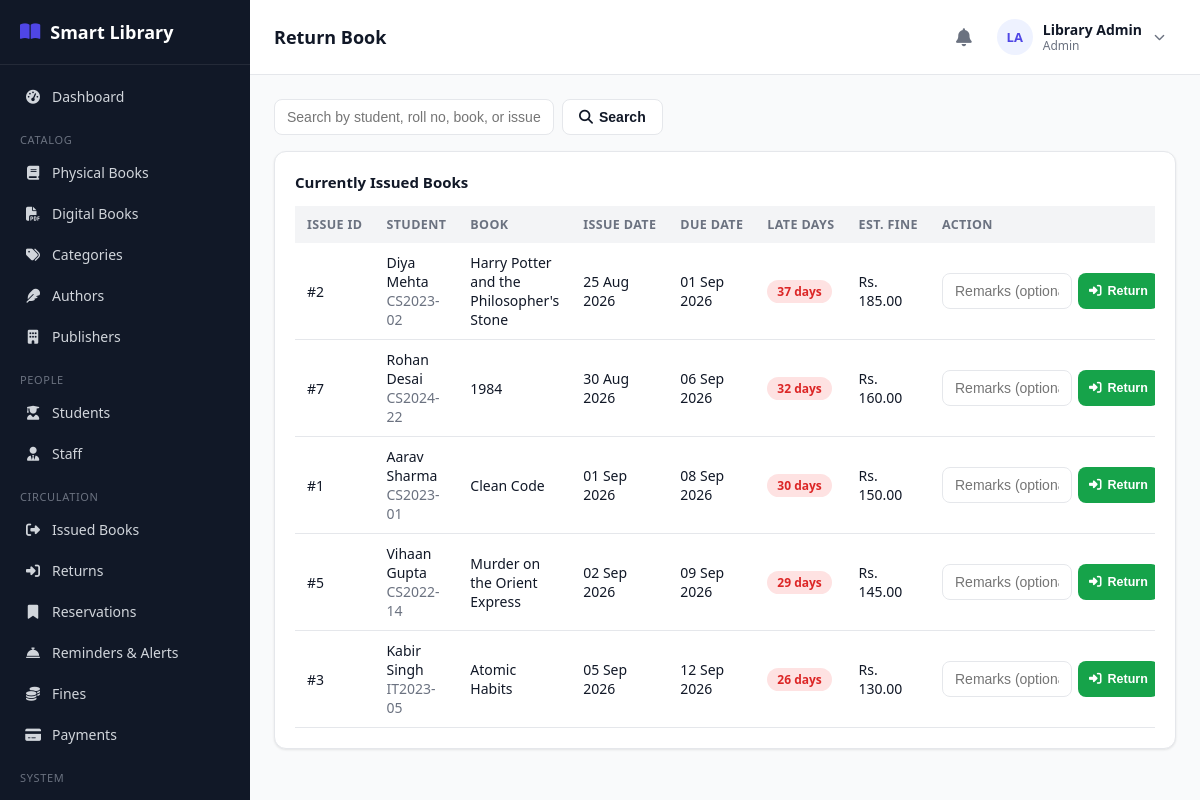
/librarian/return-book.php (signed in), run on the app's committed database.
### tables this page shows
CREATE TABLE book_issues (
    id INT AUTO_INCREMENT PRIMARY KEY,
    student_id INT NOT NULL,
    book_id INT NOT NULL,
    issued_by INT DEFAULT NULL,           
    issue_date DATE NOT NULL,
    due_date DATE NOT NULL,
    return_date DATE DEFAULT NULL,
    status ENUM('issued','returned','overdue','lost') NOT NULL DEFAULT 'issued',
    created_at TIMESTAMP DEFAULT CURRENT_TIMESTAMP,
    FOREIGN KEY (student_id) REFERENCES students(id) ON DELETE CASCADE,
    FOREIGN KEY (book_id) REFERENCES books(id) ON DELETE CASCADE,
    FOREIGN KEY (issued_by) REFERENCES users(id) ON DELETE SET NULL
);

CREATE TABLE users (
    id INT AUTO_INCREMENT PRIMARY KEY,
    name VARCHAR(120) NOT NULL,
    email VARCHAR(150) NOT NULL UNIQUE,
    password VARCHAR(255) NOT NULL,
    role ENUM('admin','librarian','student') NOT NULL,
    phone VARCHAR(20) DEFAULT NULL,
    photo VARCHAR(255) DEFAULT NULL,
    status ENUM('active','inactive') NOT NULL DEFAULT 'active',
    reset_token VARCHAR(255) DEFAULT NULL,
    reset_expires DATETIME DEFAULT NULL,
    created_at TIMESTAMP DEFAULT CURRENT_TIMESTAMP,
    updated_at TIMESTAMP DEFAULT CURRENT_TIMESTAMP ON UPDATE CURRENT_TIMESTAMP
);

CREATE TABLE students (
    id INT AUTO_INCREMENT PRIMARY KEY,
    user_id INT NOT NULL,
    roll_number VARCHAR(40) NOT NULL UNIQUE,
    course VARCHAR(100) DEFAULT NULL,
    department VARCHAR(100) DEFAULT NULL,
    year VARCHAR(20) DEFAULT NULL,
    division VARCHAR(20) DEFAULT NULL,
    address VARCHAR(255) DEFAULT NULL,
    registration_date DATE NOT NULL,
    max_books INT NOT NULL DEFAULT 3,
    created_at TIMESTAMP DEFAULT CURRENT_TIMESTAMP,
    updated_at TIMESTAMP DEFAULT CURRENT_TIMESTAMP ON UPDATE CURRENT_TIMESTAMP,
    FOREIGN KEY (user_id) REFERENCES users(id) ON DELETE CASCADE
);

CREATE TABLE books (
    id INT AUTO_INCREMENT PRIMARY KEY,
    isbn VARCHAR(30) NOT NULL UNIQUE,
    title VARCHAR(200) NOT NULL,
    author_id INT DEFAULT NULL,
    category_id INT DEFAULT NULL,
    publisher_id INT DEFAULT NULL,
    publication_year YEAR DEFAULT NULL,
    edition VARCHAR(30) DEFAULT NULL,
    language VARCHAR(40) DEFAULT 'English',
    pages INT DEFAULT NULL,
    price DECIMAL(10,2) DEFAULT 0.00,
    shelf_number VARCHAR(30) DEFAULT NULL,
    total_copies INT NOT NULL DEFAULT 1,
    available_copies INT NOT NULL DEFAULT 1,
    description TEXT DEFAULT NULL,
    image VARCHAR(255) DEFAULT NULL,
    status ENUM('active','inactive') NOT NULL DEFAULT 'active',
    created_at TIMESTAMP DEFAULT CURRENT_TIMESTAMP,
    updated_at TIMESTAMP DEFAULT CURRENT_TIMESTAMP ON UPDATE CURRENT_TIMESTAMP,
    FOREIGN KEY (author_id) REFERENCES authors(id) ON DELETE SET NULL,
    FOREIGN KEY (category_id) REFERENCES categories(id) ON DELETE SET NULL,
    FOREIGN KEY (publisher_id) REFERENCES publishers(id) ON DELETE SET NULL,
    INDEX idx_title (title),
    INDEX idx_isbn (isbn)
);

### includes/functions.php (called while the page is built, shortened)
<?php
function e($value) {
    return htmlspecialchars($value ?? '', ENT_QUOTES, 'UTF-8');
}
function getSettings($pdo) {
    static $settings = null;
    if ($settings === null) {
        $stmt = $pdo->query("SELECT * FROM library_settings LIMIT 1");
        $settings = $stmt->fetch() ?: [
            'borrow_period_days' => 7, 'fine_per_day' => 5, 'max_fine' => 200,
            'grace_period_days' => 0, 'max_books_per_student' => 3, 'reservation_valid_days' => 3,
            'library_name' => 'Smart Library',
        ];
    }
    return $settings;
}
function calculateFine($lateDays, $settings) {
    $grace = (int)($settings['grace_period_days'] ?? 0);
    $billableDays = max(0, $lateDays - $grace);
    $fine = $billableDays * (float)$settings['fine_per_day'];
    $max = (float)$settings['max_fine'];
    return $max > 0 ? min($fine, $max) : $fine;
}
function fmtDate($date) {
    return date('d M Y', strtotime($date));
}

### librarian/return-book.php (the view, shortened to what this page needs)
<?php
require_once __DIR__ . '/../config/database.php';
require_once __DIR__ . '/../includes/functions.php';
require_once __DIR__ . '/../includes/auth-check.php';
$settings = getSettings($pdo);
$search = trim($_GET['q'] ?? '');
$where = "WHERE bi.status IN ('issued','overdue')";
$params = [];
$stmt = $pdo->prepare("
    SELECT bi.*, b.title, s.roll_number, u.name student_name,
        DATEDIFF(CURDATE(), bi.due_date) late_days
    FROM book_issues bi
    JOIN books b ON b.id = bi.book_id
    JOIN students s ON s.id = bi.student_id
    JOIN users u ON u.id = s.user_id
    $where ORDER BY bi.due_date ASC");
$stmt->execute($params);
$activeIssues = $stmt->fetchAll();
include __DIR__ . '/../includes/header.php';
?>
<div class="table-toolbar">
    <form method="GET" class="flex gap-2">
        <input type="text" name="q" class="form-control" style="width:280px;" placeholder="Search by student, roll no, book, or issue ID..." value="<?= e($search) ?>">
        <button class="btn btn-outline" type="submit"><i class="fa-solid fa-magnifying-glass"></i> Search</button>
    </form>
</div>
<div class="card">
    <h3>Currently Issued Books</h3>
    <?php if (!$activeIssues): ?>
        <div class="empty-state"><i class="fa-solid fa-circle-check"></i>No matching active issues found.</div>
    <?php else: ?>
    <div class="table-wrap">
        <table class="data-table">
            <thead><tr><th>Issue ID</th><th>Student</th><th>Book</th><th>Issue Date</th><th>Due Date</th><th>Late Days</th><th>Est. Fine</th><th>Action</th></tr></thead>
            <tbody>
            <?php foreach ($activeIssues as $r):
                $late = max(0, (int)$r['late_days']);
                $estFine = calculateFine($late, $settings);
            ?>
                <tr>
                    <td>#<?= $r['id'] ?></td>
                    <td><?= e($r['student_name']) ?><br><span class="text-muted"><?= e($r['roll_number']) ?></span></td>
                    <td><?= e($r['title']) ?></td>
                    <td><?= fmtDate($r['issue_date']) ?></td>
                    <td><?= fmtDate($r['due_date']) ?></td>
                    <td><?= $late > 0 ? '<span class="badge badge-red">' . $late . ' days</span>' : '<span class="badge badge-green">On time</span>' ?></td>
                    <td><?= $estFine > 0 ? 'Rs. ' . number_format($estFine, 2) : '—' ?></td>
                    <td>
                        <form method="POST" style="display:flex; gap:6px;">
                            <input type="text" name="remarks" class="form-control btn-sm" placeholder="Remarks (optional)" style="width:130px;">
                            <button class="btn btn-sm btn-success" type="submit"><i class="fa-solid fa-right-to-bracket"></i> Return</button>
                        </form>
                    </td>
                </tr>
            <?php endforeach; ?>
            </tbody>
        </table>
    </div>
    <?php endif; ?>
</div>
<?php include __DIR__ . '/../includes/footer.php'; ?>

### assets/css/style.css (style rules this page uses)
:root { --primary: #4f46e5; --primary-dark: #4338ca; --primary-light: #eef2ff; --success: #16a34a; --success-light: #dcfce7; --warning: #ca8a04; --warning-light: #fef9c3; --danger: #dc2626; --danger-light: #fee2e2; --gray: #6b7280; --gray-light: #f3f4f6; --border: #e5e7eb; --text: #111827; --text-muted: #6b7280; --bg: #f9fafb; --white: #ffffff; --sidebar-w: 250px; --radius: 12px; --shadow: 0 1px 3px rgba(0,0,0,0.06), 0 1px 2px rgba(0,0,0,0.04); }
* { box-sizing: border-box; }
body { margin: 0; font-family: 'Segoe UI', system-ui, -apple-system, Roboto, sans-serif; background: var(--bg); color: var(--text); font-size: 15px; }
.card { background: var(--white); border: 1px solid var(--border); border-radius: var(--radius); box-shadow: var(--shadow); padding: 20px; }
.card h3 { margin: 0 0 14px; font-size: 15px; font-weight: 700; }
.btn { display: inline-flex; align-items: center; gap: 6px; padding: 9px 16px; border-radius: 8px; border: 1px solid transparent; font-size: 14px; font-weight: 600; cursor: pointer; text-decoration: none; }
.btn-outline { background: #fff; border-color: var(--border); color: var(--text); }
.btn-success { background: var(--success); color: #fff; }
.btn-sm { padding: 5px 10px; font-size: 12.5px; }
.form-control { width: 100%; padding: 9px 12px; border: 1px solid var(--border); border-radius: 8px; font-size: 14px; background: #fff; color: var(--text); }
.table-wrap { overflow-x: auto; }
table.data-table { width: 100%; border-collapse: collapse; font-size: 14px; }
.data-table th { text-align: left; padding: 10px 12px; background: var(--gray-light); font-weight: 700; font-size: 12.5px; text-transform: uppercase; letter-spacing: 0.03em; color: var(--text-muted); white-space: nowrap; }
.data-table td { padding: 10px 12px; border-bottom: 1px solid var(--border); vertical-align: middle; }
.table-toolbar { display: flex; justify-content: space-between; align-items: center; margin-bottom: 16px; gap: 12px; flex-wrap: wrap; }
.badge { padding: 3px 10px; border-radius: 999px; font-size: 12px; font-weight: 700; display: inline-block; }
.badge-red { background: var(--danger-light); color: var(--danger); }
.text-muted { color: var(--text-muted); }
.flex { display: flex; }
.gap-2 { gap: 8px; }

### data on the page
book_issues: id "2", users.name "Diya Mehta", student.roll_number "CS2023-02", book.title "Harry Potter and the Philosopher's Stone", issue_date "25 Aug 2026", due_date "01 Sep 2026", late "37", estFine "185.00"
book_issues: id "7", users.name "Rohan Desai", student.roll_number "CS2024-22", book.title "1984", issue_date "30 Aug 2026", due_date "06 Sep 2026", late "32", estFine "160.00"
book_issues: id "1", users.name "Aarav Sharma", student.roll_number "CS2023-01", book.title "Clean Code", issue_date "01 Sep 2026", due_date "08 Sep 2026", late "30", estFine "150.00"
book_issues: id "5", users.name "Vihaan Gupta", student.roll_number "CS2022-14", book.title "Murder on the Orient Express", issue_date "02 Sep 2026", due_date "09 Sep 2026", late "29", estFine "145.00"
book_issues: id "3", users.name "Kabir Singh", student.roll_number "IT2023-05", book.title "Atomic Habits", issue_date "05 Sep 2026", due_date "12 Sep 2026", late "26", estFine "130.00"

### other printed values
$label "Dashboard"
$item['_section'] "CATALOG"
$label "Physical Books"
$label "Digital Books"
$label "Categories"
$label "Authors"
$label "Publishers"
$item['_section'] "PEOPLE"
$label "Students"
$label "Staff"
$item['_section'] "CIRCULATION"
$label "Issued Books"
$label "Returns"
$label "Reservations"
$label "Reminders & Alerts"
